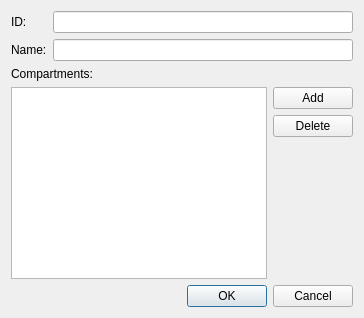
<?xml version="1.0" encoding="UTF-8"?>
<ui version="4.0">
 <class>EditModelDialog</class>
 <widget class="QDialog" name="EditModelDialog">
  <property name="geometry">
   <rect>
    <x>0</x>
    <y>0</y>
    <width>359</width>
    <height>314</height>
   </rect>
  </property>
  <property name="windowTitle">
   <string>Edit Model</string>
  </property>
  <layout class="QVBoxLayout" name="verticalLayout_2">
   <item>
    <layout class="QGridLayout" name="gridLayout">
     <item row="0" column="0">
      <widget class="QLabel" name="IdLabel">
       <property name="text">
        <string>ID:</string>
       </property>
      </widget>
     </item>
     <item row="0" column="1">
      <widget class="QLineEdit" name="modelIdInput"/>
     </item>
     <item row="1" column="0">
      <widget class="QLabel" name="NameLabel">
       <property name="text">
        <string>Name:</string>
       </property>
      </widget>
     </item>
     <item row="1" column="1">
      <widget class="QLineEdit" name="modelNameInput"/>
     </item>
    </layout>
   </item>
   <item>
    <widget class="QLabel" name="compartmentLabel">
     <property name="text">
      <string>Compartments:</string>
     </property>
    </widget>
   </item>
   <item>
    <layout class="QHBoxLayout" name="horizontalLayout">
     <item>
      <widget class="ElementTableView" name="compartmentTableView">
       <property name="sizePolicy">
        <sizepolicy hsizetype="Minimum" vsizetype="Minimum">
         <horstretch>0</horstretch>
         <verstretch>0</verstretch>
        </sizepolicy>
       </property>
       <property name="editTriggers">
        <set>QAbstractItemView::DoubleClicked</set>
       </property>
       <attribute name="horizontalHeaderStretchLastSection">
        <bool>true</bool>
       </attribute>
       <attribute name="verticalHeaderVisible">
        <bool>false</bool>
       </attribute>
      </widget>
     </item>
     <item>
      <layout class="QVBoxLayout" name="verticalLayout">
       <item>
        <widget class="QPushButton" name="addCompartmentButton">
         <property name="text">
          <string>Add</string>
         </property>
        </widget>
       </item>
       <item>
        <widget class="QPushButton" name="deleteCompartmentButton">
         <property name="text">
          <string>Delete</string>
         </property>
        </widget>
       </item>
       <item>
        <spacer name="verticalSpacer">
         <property name="orientation">
          <enum>Qt::Vertical</enum>
         </property>
         <property name="sizeHint" stdset="0">
          <size>
           <width>20</width>
           <height>40</height>
          </size>
         </property>
        </spacer>
       </item>
      </layout>
     </item>
    </layout>
   </item>
   <item>
    <widget class="QDialogButtonBox" name="buttonBox">
     <property name="orientation">
      <enum>Qt::Horizontal</enum>
     </property>
     <property name="standardButtons">
      <set>QDialogButtonBox::Cancel|QDialogButtonBox::Ok</set>
     </property>
    </widget>
   </item>
  </layout>
 </widget>
 <customwidgets>
  <customwidget>
   <class>ElementTableView</class>
   <extends>QTableView</extends>
   <header>GEMEditor.widgets.views</header>
  </customwidget>
 </customwidgets>
 <resources/>
 <connections>
  <connection>
   <sender>buttonBox</sender>
   <signal>accepted()</signal>
   <receiver>EditModelDialog</receiver>
   <slot>accept()</slot>
   <hints>
    <hint type="sourcelabel">
     <x>257</x>
     <y>304</y>
    </hint>
    <hint type="destinationlabel">
     <x>157</x>
     <y>274</y>
    </hint>
   </hints>
  </connection>
  <connection>
   <sender>buttonBox</sender>
   <signal>rejected()</signal>
   <receiver>EditModelDialog</receiver>
   <slot>reject()</slot>
   <hints>
    <hint type="sourcelabel">
     <x>325</x>
     <y>304</y>
    </hint>
    <hint type="destinationlabel">
     <x>286</x>
     <y>274</y>
    </hint>
   </hints>
  </connection>
  <connection>
   <sender>modelIdInput</sender>
   <signal>textChanged(QString)</signal>
   <receiver>EditModelDialog</receiver>
   <slot>activateButton()</slot>
   <hints>
    <hint type="sourcelabel">
     <x>202</x>
     <y>25</y>
    </hint>
    <hint type="destinationlabel">
     <x>371</x>
     <y>65</y>
    </hint>
   </hints>
  </connection>
  <connection>
   <sender>modelNameInput</sender>
   <signal>textChanged(QString)</signal>
   <receiver>EditModelDialog</receiver>
   <slot>activateButton()</slot>
   <hints>
    <hint type="sourcelabel">
     <x>178</x>
     <y>45</y>
    </hint>
    <hint type="destinationlabel">
     <x>385</x>
     <y>75</y>
    </hint>
   </hints>
  </connection>
  <connection>
   <sender>addCompartmentButton</sender>
   <signal>clicked()</signal>
   <receiver>EditModelDialog</receiver>
   <slot>add_compartment()</slot>
   <hints>
    <hint type="sourcelabel">
     <x>330</x>
     <y>95</y>
    </hint>
    <hint type="destinationlabel">
     <x>380</x>
     <y>178</y>
    </hint>
   </hints>
  </connection>
  <connection>
   <sender>deleteCompartmentButton</sender>
   <signal>clicked()</signal>
   <receiver>EditModelDialog</receiver>
   <slot>delete_compartment()</slot>
   <hints>
    <hint type="sourcelabel">
     <x>312</x>
     <y>128</y>
    </hint>
    <hint type="destinationlabel">
     <x>378</x>
     <y>228</y>
    </hint>
   </hints>
  </connection>
  <connection>
   <sender>EditModelDialog</sender>
   <signal>accepted()</signal>
   <receiver>EditModelDialog</receiver>
   <slot>save_changes()</slot>
   <hints>
    <hint type="sourcelabel">
     <x>179</x>
     <y>156</y>
    </hint>
    <hint type="destinationlabel">
     <x>179</x>
     <y>156</y>
    </hint>
   </hints>
  </connection>
 </connections>
 <slots>
  <slot>activateButton()</slot>
  <slot>add_compartment()</slot>
  <slot>delete_compartment()</slot>
  <slot>save_changes()</slot>
 </slots>
</ui>
